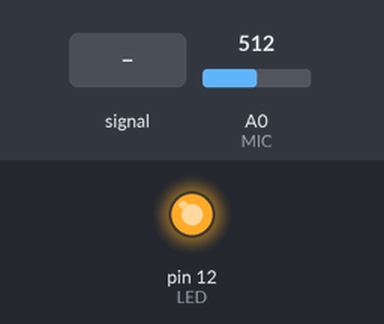
Simulated run of this sketch. Board: Arduino Uno, built with avr-gcc and run on an emulated ATmega328P. On the bench: output pins drawn as LEDs (lit = HIGH). Dashed ring = blinking. The inputs (shaded band) are chosen by the test bench; at power-on: A0 (MIC) = 512.

Above: at 1.2 s.
1.3 s: A0 (MIC) fed a 1000 Hz sine of ±255 counts around its level
At 4.2 s:
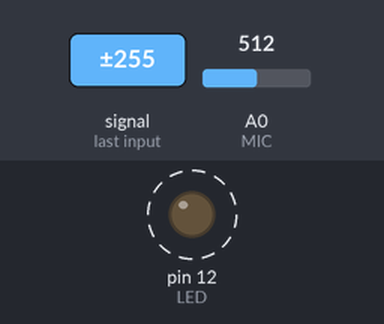
4.3 s: A0 (MIC) set to 716
At 4.9 s:
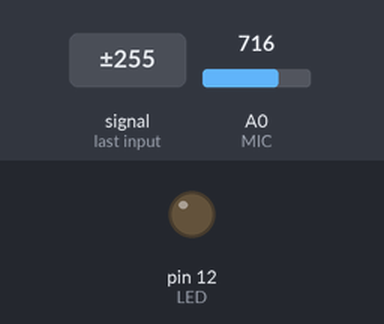
Timing chart, 0 to 7.3 s (numbered marks = the images above; inputs shaded):
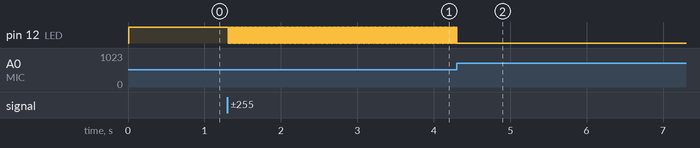

The sketch:

_11_LED_ON_OFF_by_MIC.ino
```cpp
const int MIC = 0;
const int LED = 12;
int state = 0;
int val = 0;
int old_val = 0;

void setup()
{
  pinMode(LED, OUTPUT);
}

void loop()
{
  val = analogRead(MIC);
  if (( val > 300 ) && (old_val <= 300 ))       // 박수소리300기준
  {                                             //입력받은소리 신호가 300이상이고
    state = 1 - state;                          //전에 받은 소리 신호가 300 이하일 때, 
    delay(10);                                  //state 상태변화
  }

  old_val = val;
  if (state == 1)                   //state가1과같을 때,LED 켜짐
  {
    digitalWrite(LED, HIGH);
  }

  else
  {
    digitalWrite(LED, LOW);        // 그렇지않을 경우,LED 꺼짐
  }
}
```

Measured:
- after the input at 1.3 s, pin 12 (LED): alternates HIGH for 0.01 s and LOW for 0.01 s, starting at once
- after the input at 4.3 s, pin 12 (LED): goes on until 4.3 s, then stays LOW
